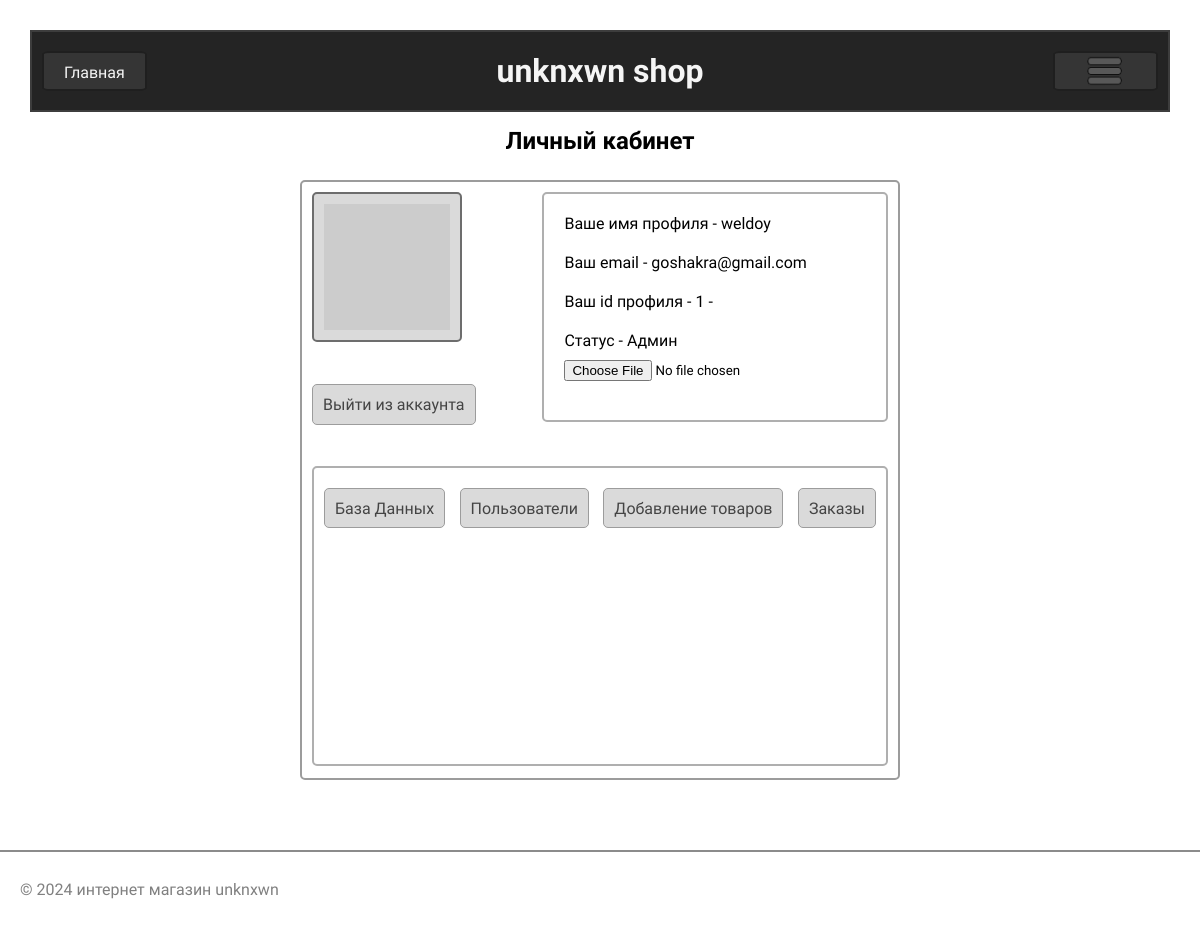
The page /personal (signed in) on the database its author committed.
### models.py (models this page shows)
class User (db.Model, UserMixin):
    id = db.Column(db.Integer, primary_key=True)
    login = db.Column(db.String(128), nullable=False, unique=True)
    password = db.Column(db.String(255), nullable=False)
    email = db.Column(db.String(255), nullable=False)
    admin = db.Column(db.Boolean, nullable=False, default=False)
    def avatar(self, size):
        digest = md5(self.email.lower().encode('utf-8')).hexdigest()
        return f'https://www.gravatar.com/avatar/{digest}?d=identicon&s={size}'

### routes.py (the view)
@app.route('/personal', methods=["GET", "POST"])
@login_required
def personal():
    now_user = current_user
    return render_template('personal_cab.html', current_user=now_user)

### __init__.py (called while the page is built)
@app.before_request
def create_tables():
     db.create_all()

### models.py (called while the page is built)
@manager.user_loader
def load_user(id):
    return User.query.get(id)

### routes.py (called while the page is built)
@app.after_request
def redirect_to_signin(response):
    if response.status_code == 401:
        return redirect(url_for('login') + '?next=' + request.url)
    return response

### templates/personal_cab.html (shortened to what this page needs)
{% extends 'base.html' %}
{% block content %}
    <h2 class="namepersonalpage">Личный кабинет</h2>
    <div class="personal_page">
        <img class="my_avatar" src="{{ current_user.avatar(128) }}" alt="Аватарка">
        <div class="personal-flex-box-info">
            <p>Ваше имя профиля - {{current_user.login}} </p>
            <p>Ваш email - {{current_user.email}}</p>
            {% if current_user.admin == True %}
                <p>Ваш id профиля - {{current_user.id}} - </p>
                <p>Статус - Админ</p>
            {% endif %}
            <p>
                <form action="" class="changeimage">
                    <input type="file" name="" id="">
                </form>
            </p>
        </div>
        <a href="{{ url_for('logout') }}" class="footer-log child_from_personal-flex-box">Выйти из аккаунта</a>
            <div class="adminblock">
                {% if current_user.admin == True %}
                    <a href="{{ url_for('basepage') }}" class="footer-log btn-adminpage">База Данных</a>
                    <a href="{{ url_for('users') }}" class="footer-log btn-adminpage">Пользователи</a>
                    <a href="{{ url_for('addinggoods') }}" class="footer-log btn-adminpage">Добавление товаров</a>
                    <a href="{{ url_for('trades') }}" class="footer-log btn-adminpage">Заказы</a>
                {% endif %}
            </div>
    </div>
    <div class="section-separator-figure"></div>
{% endblock content %}
{% block footer %}
<footer>
    <p>&copy; 2024 интернет магазин unknxwn</p>
</footer>
{% endblock footer %}

### static/style.css (style rules this page uses)
* { margin: 0; box-sizing: border-box; font-family: 'Ubuntu', sans-serif; padding: 10px; }
h1, h2 { text-align: center; }
a { text-decoration: none; }
footer p { color: grey; margin-left: -20px; }
.section-separator-figure { position: absolute; right: 0; width: 100%; border: 1px solid rgb(139, 139, 139); padding: 0; }
.footer-log { margin-right: 3%; color: rgb(68, 68, 68); border: 1px solid rgb(156, 156, 156); border-radius: 5px; background-color: rgb(218, 218, 218); }
.personal-flex-box-info { display: flex; flex-wrap: wrap; flex-direction: column; border: 2px solid rgb(175, 175, 175); border-radius: 5px; width: 60%; margin-left: auto; height: 40%; }
.child_from_personal-flex-box { margin-bottom: auto; position: relative; bottom: 40px; }
.personal_page { display: flex; flex-wrap: wrap; margin-top: 15px; margin-left: auto; margin-right: auto; min-width: 400px; max-width: 600px; height: 600px; border: 2px solid rgb(156, 156, 156); border-radius: 5px; margin-bottom: 70px; }
.my_avatar { border: 2px solid rgb(109, 109, 109); border-radius: 5px; background-color: rgb(218, 218, 218); width: 150px; height: 150px; }
.adminblock { border: 2px solid rgb(175, 175, 175); border-radius: 5px; width: 100%; height: 300px; display: flex; justify-content: space-between; }
.btn-adminpage { margin-top: 10px; height: 40px; margin-right: 0; }
.changeimage { position: absolute; padding: 0; width: 240px; height: 40px; top: 350px; }

### templates/personal_cab.html (style rules this page uses)
.namepersonalpage { margin-top: 5px; }

### rows shown on the page
User: login "weldoy", email "goshakra@gmail.com", id "1"
